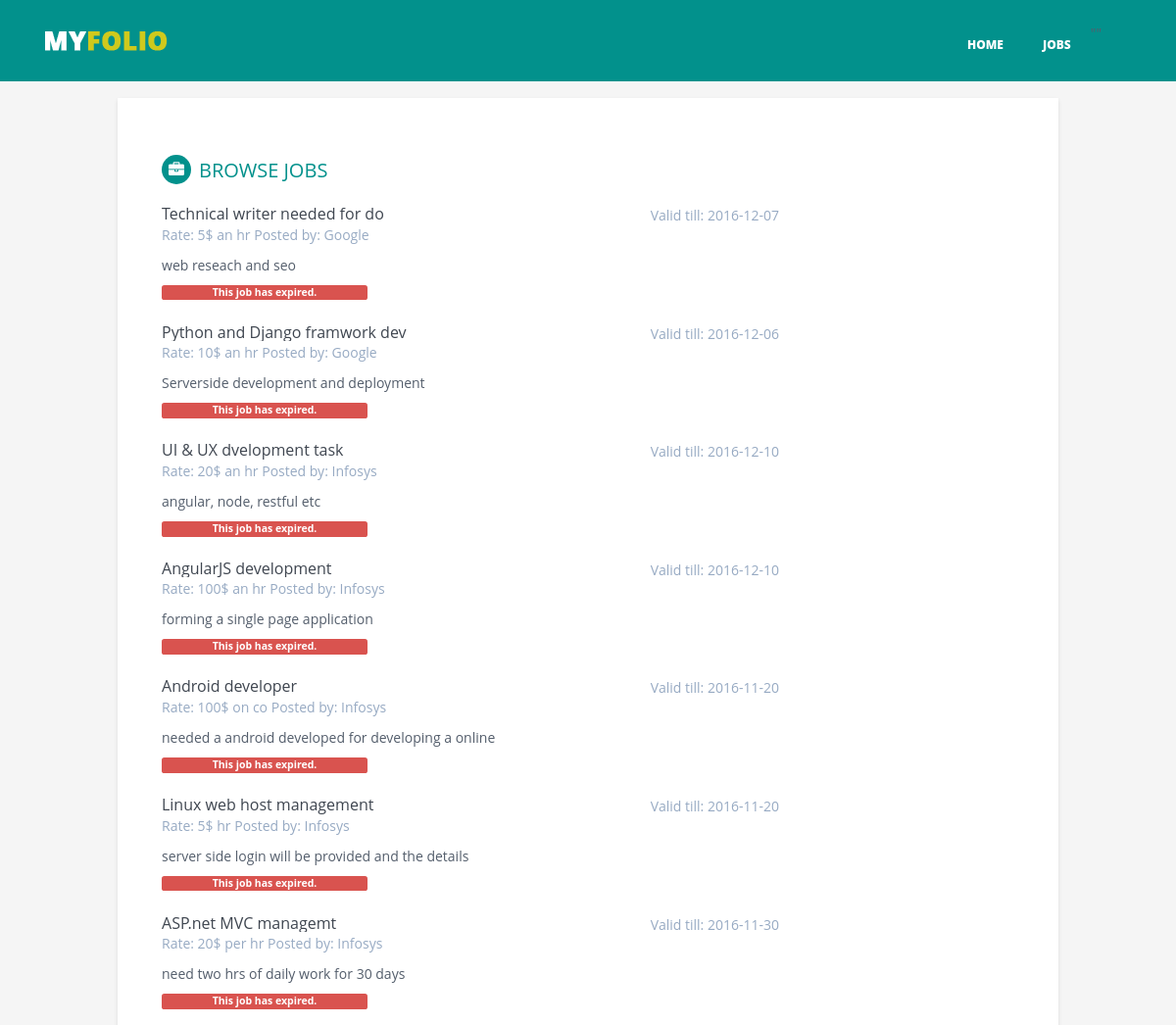
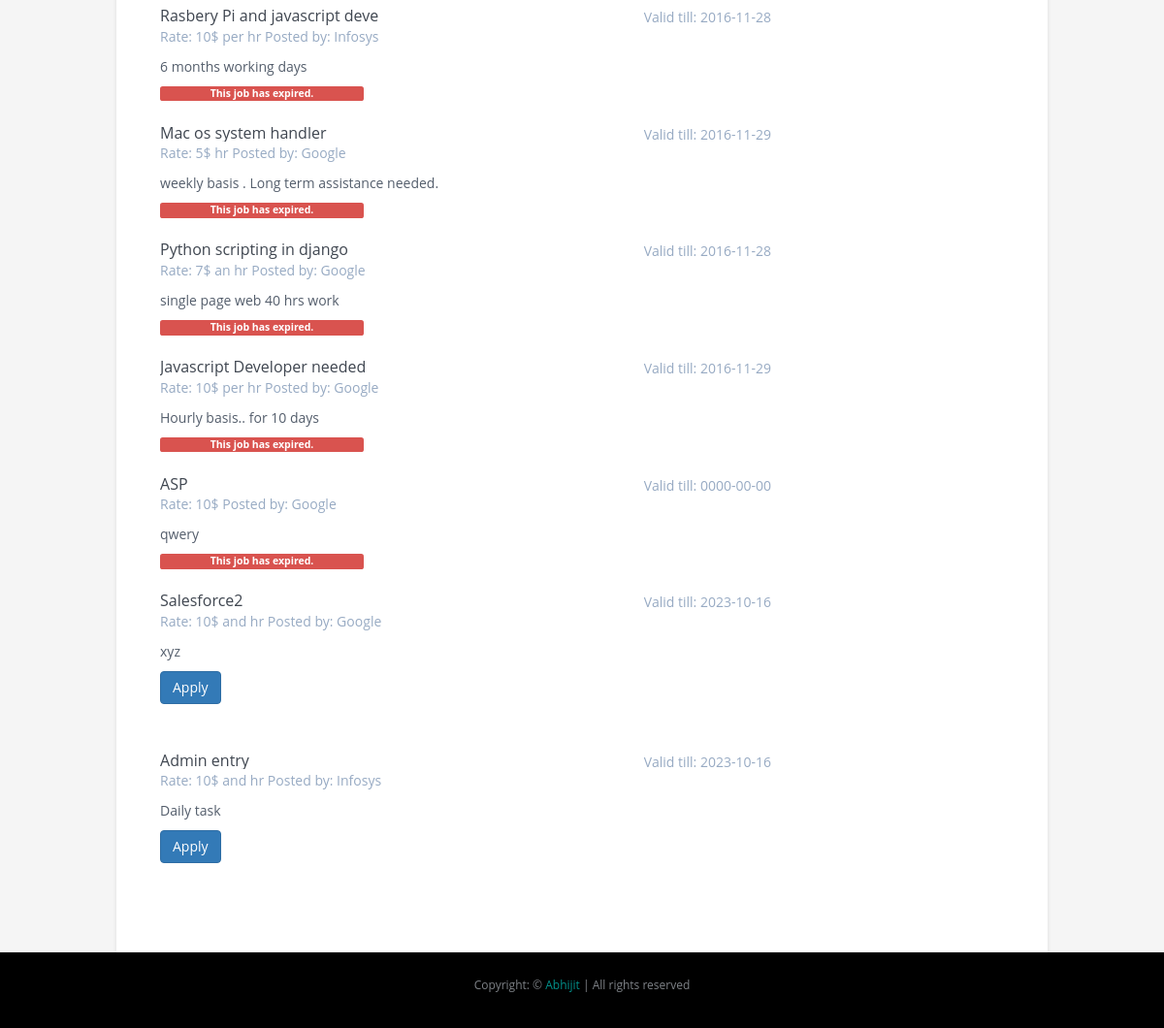
/jobs.php, run on the app's committed database (2 pictures, top to bottom).
### tables this page shows
CREATE TABLE IF NOT EXISTS `job_posts` (
  `job_id` int(11) NOT NULL AUTO_INCREMENT,
  `job_name` varchar(30) DEFAULT NULL,
  `job_descrp` varchar(50) DEFAULT NULL,
  `post_date` datetime DEFAULT NULL,
  `job_rate` varchar(10) DEFAULT NULL,
  `expire_date` date DEFAULT NULL,
  `company_id` int(10) DEFAULT NULL,
  `job_status` varchar(10) NOT NULL,
  `submited_data` text NOT NULL,
  PRIMARY KEY (`job_id`),
  KEY `company_id` (`company_id`)
);

CREATE TABLE IF NOT EXISTS `company_user` (
  `cname` varchar(20) NOT NULL,
  `email` varchar(20) NOT NULL,
  `password` varchar(50) NOT NULL,
  `address` varchar(50) NOT NULL,
  `location` varchar(10) NOT NULL,
  `cdate` datetime NOT NULL,
  `phno` int(10) NOT NULL,
  `web` varchar(20) NOT NULL,
  `descrp` varchar(200) NOT NULL,
  `image` varchar(50) NOT NULL,
  PRIMARY KEY (`phno`)
);

### jobs.php (the view, shortened to what this page needs)
<!DOCTYPE html>
 <html lang="en">
<head>
    <link rel="stylesheet" href="css/bootstrap.min.css">
    <link rel="stylesheet" href="font-awesome/css/font-awesome.css">
    <link id="theme-style" rel="stylesheet" href="css/style1.css">
    <link rel="stylesheet" href="css/style.css">
      </head>
<body>
 <header class="top-header">
        <div class="container">
            <div class="row header-row">
                <div class="col-md-12">
                    <nav class="navbar navbar-default">
                        <a href="index.html"><img src="img/logo.png" alt="" class="logo"></a>
                        <div class="container-fluid">
                            <div class="collapse navbar-collapse" id="bs-example-navbar-collapse-1">
                                <ul class="nav navbar-nav navbar-right">
                                    <?php session_start(); if(!isset($_SESSION["username"])){ echo '"<li><a href="index.html">Home</a></li>"'; } ?>
                                  <li><a href="jobs.php">Jobs</a></li>
                                </ul>
                            </div>
                        </div>
                    </nav>
                </div>
            </div>
        </div>
    </header>
    <br>
    <br>
    <br>
    <br>
    <br>
    <div class="wrapper">
        <div class="main-wrapper">
            <section class="section experiences-section row">
                <h2 class="section-title"><i class="fa fa-briefcase"></i>Browse Jobs</h2>
                <?php
                     $query = $query = "SELECT job_id, cname, job_name, job_descrp, post_date, job_rate, expire_date, job_status FROM job_posts, company_user WHERE company_id = phno and job_status != 'Approved' order by job_id desc LIMIT 0 , 30";
                     $result = mysql_query($query) or die(mysql_error());
                     $count=1;
                     $date = date("Y-m-d");
                     while($row = mysql_fetch_assoc($result))
                     { ?>
                                 <div class="item ">
                    <div class="meta">
                        <div class="upper-row">
                            <form role="form"  id="form<?php echo $count; ?>"  method="post" action="job_apply.php">
                            <h3 class="job-title"> <?php echo $row["job_name"]; ?></h3>
                            <div class="time">Valid till: <?php echo $row["expire_date"]; ?></div>
                        </div>
                        <div class="company">Rate: <?php echo $row["job_rate"]; ?> Posted by: <?php echo $row["cname"];?></div>
                    </div>
                    <div class="details">
                        <p><?php echo $row["job_descrp"]; ?></p>
                        <?php if($row["expire_date"]>$date){ echo '<button type="submit" id="sub<?php echo $count; ?>" class="btn btn-primary"  >Apply</button>'; } else { echo '<label class="label label-danger col-md-4" >This job has expired.</label>';}?>
                    </div>
                </div>
                <br/>
                 <?php $count++; } ?>
            </section>
        </div>
    </div>
    <footer class="footer navbar-fixed-bottom text-center">
       <p>Copyright: &copy; <a href="http://networksofshon">Abhijit</a> | All rights reserved</p>
    </footer>
</body>
</html>

### css/style1.css (style rules this page uses)
body { font-family: 'Roboto', sans-serif; color: #545E6C; background: #f5f5f5; font-size: 14px; padding: 30px; -webkit-font-smoothing: antialiased; -moz-osx-font-smoothing: grayscale; }
h1, h2, h3, h4, h5, h6 { font-weight: 700; }
a { color: #02918C; -webkit-transition: all 0.4s ease-in-out; -moz-transition: all 0.4s ease-in-out; -ms-transition: all 0.4s ease-in-out; -o-transition: all 0.4s ease-in-out; }
p { line-height: 1.5; }
.wrapper { background: #42A8C0; max-width: 960px; margin: 0 auto; position: relative; -webkit-box-shadow: 0px 2px 4px rgba(0, 0, 0, 0.1); -moz-box-shadow: 0px 2px 4px rgba(0, 0, 0, 0.1); box-shadow: 0px 2px 4px rgba(0, 0, 0, 0.1); }
.main-wrapper { background: #fff; padding: 60px; padding-right: 300px; }
.main-wrapper .section-title { text-transform: uppercase; font-size: 20px; font-weight: 500; color: #02918C; position: relative; margin-top: 0; margin-bottom: 20px; }
.main-wrapper .section-title .fa { width: 30px; height: 30px; margin-right: 8px; display: inline-block; color: #fff; -webkit-border-radius: 50%; -moz-border-radius: 50%; -ms-border-radius: 50%; -o-border-radius: 50%; border-radius: 50%; -moz-background-clip: padding; -webkit-background-clip: padding-box; background-clip: padding-box; background: #02918C; text-align: center; padding-top: 8px; font-size: 16px; position: relative; top: -2px; }
.main-wrapper .section { margin-bottom: 60px; }
.main-wrapper .experiences-section .item { margin-bottom: 30px; }
.main-wrapper .upper-row { position: relative; overflow: hidden; margin-bottom: 2px; }
.main-wrapper .job-title { color: #3F4650; font-size: 16px; margin-top: 0; margin-bottom: 0; font-weight: 500; }
.main-wrapper .time { position: absolute; right: 0; top: 0; color: #97AAC3; }
.main-wrapper .company { margin-bottom: 10px; color: #97AAC3; }

### css/style.css (style rules this page uses)
body { margin: 0; padding: 0; font-family: 'Open Sans', sans-serif; }
a:hover, a:visited, a { text-decoration: none; }
.top-header { background: #02918C; position: fixed; width: 100%; z-index: 333; }
.header-row { margin: 0; padding: 0; }
.top-header img.logo { float: left; margin-top: 8px; margin-bottom: 30px; transition:all 0.7s ease 0s; -webkit-transition:all 0.7s ease 0s; -moz-transition:all 0.7s ease 0s; -o-transition:all 0.7s ease 0s; -ms-transition:all 0.7s ease 0s; }
.navbar-default { background-color: transparent; border-color: transparent; margin-bottom: 0; margin-top: 23px; transition:all 0.7s ease 0s; -webkit-transition:all 0.7s ease 0s; -moz-transition:all 0.7s ease 0s; -o-transition:all 0.7s ease 0s; -ms-transition:all 0.7s ease 0s; }
ul.nav { margin: 0; padding: 0; }
.navbar-default .navbar-nav>li>a { font-size: 12px; color: #fff; text-transform: uppercase; font-weight: 800; transition: all .7s ease 0s; -webkit-transition: all .7s ease 0s; -moz-transition: all .7s ease 0s; -o-transition: all .7s ease 0s; -ms-transition: all .7s ease 0s; padding: 12px 20px; border-radius: 5px; }
.footer { background: #000; }
.footer p { color: #7e8287; font-size: 12px; padding:25px; }

### data on the page
job_posts: job_name "Technical writer needed for do", expire_date "2016-12-07", job_rate "5$ an hr", company.cname "Google", job_descrp "web reseach and seo", shows "This job has expired."
job_posts: job_name "Python and Django framwork dev", expire_date "2016-12-06", job_rate "10$ an hr", company.cname "Google", job_descrp "Serverside development and deployment", shows "This job has expired."
job_posts: job_name "UI & UX dvelopment task", expire_date "2016-12-10", job_rate "20$ an hr", company.cname "Infosys", job_descrp "angular, node, restful etc", shows "This job has expired."
job_posts: job_name "AngularJS development", expire_date "2016-12-10", job_rate "100$ an hr", company.cname "Infosys", job_descrp "forming a single page application", shows "This job has expired."
job_posts: job_name "Android developer", expire_date "2016-11-20", job_rate "100$ on co", company.cname "Infosys", job_descrp "needed a android developed for developing a online", shows "This job has expired."
job_posts: job_name "Linux web host management", expire_date "2016-11-20", job_rate "5$ hr", company.cname "Infosys", job_descrp "server side login will be provided and the details", shows "This job has expired."
job_posts: job_name "ASP.net MVC managemt", expire_date "2016-11-30", job_rate "20$ per hr", company.cname "Infosys", job_descrp "need two hrs of daily work for 30 days", shows "This job has expired."
job_posts: job_name "Rasbery Pi and javascript deve", expire_date "2016-11-28", job_rate "10$ per hr", company.cname "Infosys", job_descrp "6 months working days", shows "This job has expired."
job_posts: job_name "Mac os system handler", expire_date "2016-11-29", job_rate "5$ hr", company.cname "Google", job_descrp "weekly basis . Long term assistance needed.", shows "This job has expired."
job_posts: job_name "Python scripting in django", expire_date "2016-11-28", job_rate "7$ an hr", company.cname "Google", job_descrp "single page web 40 hrs work", shows "This job has expired."
job_posts: job_name "Javascript Developer needed", expire_date "2016-11-29", job_rate "10$ per hr", company.cname "Google", job_descrp "Hourly basis.. for 10 days", shows "This job has expired."
job_posts: job_name "ASP", expire_date "0000-00-00", job_rate "10$", company.cname "Google", job_descrp "qwery", shows "This job has expired."
job_posts: job_name "Salesforce2", expire_date "2023-10-16", job_rate "10$ and hr", company.cname "Google", job_descrp "xyz", shows "Apply"
job_posts: job_name "Admin entry", expire_date "2023-10-16", job_rate "10$ and hr", company.cname "Infosys", job_descrp "Daily task", shows "Apply"
